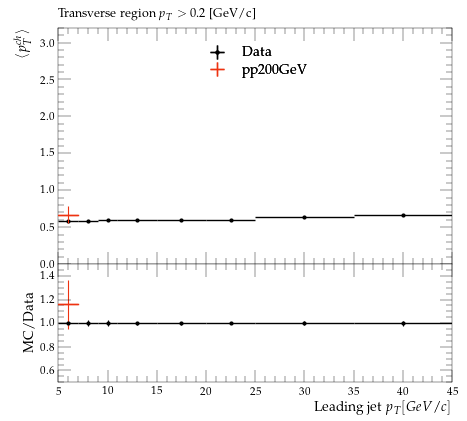

Python code for this plot:
#! /usr/bin/env python3

# This Python script was auto-generated using YODA v2.1.0.
# Analysis object: /STAR_2019_I1771348/d03-x01-y03
# Timestamp: 07-10-2025 (18:42:21)

import matplotlib as mpl
import matplotlib.pyplot as plt
mpl.use('Agg') # comment out for interactive use
import os
import numpy as np
from numpy import nan, inf

plotDir = os.path.split(os.path.realpath(__file__))[0]
if 'YODA_USER_PLOT_PATH' in globals():
    plot_outdir = globals()['YODA_USER_PLOT_PATH']
else:
    plot_outdir = plotDir

#plot style
plt.style.use(os.path.join(plotDir, '../default.mplstyle'))
# plot metadata
figW, figH = plt.rcParams['figure.figsize']
ax_xLabel = r'Leading jet $p_{T} [GeV/c]$'
ax_yLabel = r'$ \langle p^{ch}_{T} \rangle$'
ax_title  = r'Transverse region $p_{T} > 0.2$ [GeV/c]'
ax_xScale = 'linear'
ax_yScale = 'linear'
xLims = (5.0, 45.0)
yLims = (0.0, 3.2)

# TeX-friendly labels for the legend
labels = {
    'legend' : ([ r"Data", r"pp200GeV" ], r""),
}

# Adjust canvas width and height
canvasW = 10.0
canvasH = 9.0
figW *= canvasW/10.
figH *= canvasH/9.

# Create figure and axis objects
fig, (ax, ratio0_ax) = plt.subplots(2, 1, sharex=True,
                  figsize=(figW,figH), gridspec_kw={'height_ratios': (6.0, 3.0)})

# Set figure margins
plt.subplots_adjust(
    left   = 1.0 * plt.rcParams['figure.subplot.left'],
    right  = 1.0 * plt.rcParams['figure.subplot.right'],
    top    = 1.0 * plt.rcParams['figure.subplot.top'],
    bottom = 1.0 * plt.rcParams['figure.subplot.bottom'])

ratio0_ax.yaxis.set_major_locator(mpl.ticker.MultipleLocator(0.2))
ratio0_ax.set_ylim(0.5, 1.4999)
ratio0_ax.set_ylabel('MC/Data')

# the numerical data is stored in a separate file
dataf = dict()
prefix = os.path.split(__file__)[0]
if prefix:    prefix = prefix + '/'
exec(open(prefix+'d03-x01-y03__data.py').read(), dataf)


legend_handles = dict() # keep track of handles for the legend

# style options for curves
# starts at zorder>=5 to draw curve on top of legend
styles = {
  'Data': {
    'color' : 'black',
    'linestyle' : '-',
    'linewidth' : 1,
    'marker' : 'o',
    'markersize' : 2,
    'capsize' : 0.0,
    'zorder' : 5,
    'histstyle' : 0,
    'drawstyle' : 'steps-pre',
    'xerrorbars' : 1,
    'yerrorbars' : 1,
    'fillcolor' : None,
    'fillopacity' : 1.0,
    'ratio0_linestyle' : '-',
    'ratio0_linewidth' : 1,
    'ratio0_marker' : 'o',
    'ratio0_markersize' : 2,
    'ratio0_capsize' : 0.0,
    'ratio0_zorder' : 5,
    'ratio0_histstyle' : 0,
    'ratio0_drawstyle' : 'steps-pre',
    'ratio0_xerrorbars' : 1,
    'ratio0_yerrorbars' : 1,
  },
  'pp200GeV.yoda': {
    'color' : '#EE3311',
    'linestyle' : '-',
    'linewidth' : 1,
    'marker' : 'none',
    'markersize' : 2,
    'capsize' : 0.0,
    'zorder' : 6,
    'histstyle' : 1,
    'drawstyle' : 'steps-pre',
    'xerrorbars' : 1,
    'yerrorbars' : 1,
    'fillcolor' : None,
    'fillopacity' : 1.0,
    'ratio0_linestyle' : '-',
    'ratio0_linewidth' : 1,
    'ratio0_marker' : 'none',
    'ratio0_markersize' : 2,
    'ratio0_capsize' : 0.0,
    'ratio0_zorder' : 6,
    'ratio0_histstyle' : 1,
    'ratio0_drawstyle' : 'steps-pre',
    'ratio0_xerrorbars' : 1,
    'ratio0_yerrorbars' : 1,
  },
}

# curve from input yoda files in main panel
for label, yvals in dataf['yvals'].items():
    if all(np.isnan(v) for v in dataf['yvals'][label]):
        continue
    tmp = None
    if styles[label]['histstyle']: # draw as histogram
        xpos = dataf['xedges'][label] if styles[label]['drawstyle'] else dataf['xpoints'][label]
        ypos = np.insert(yvals, 0, yvals[0]) if styles[label]['drawstyle'] else yvals
        if styles[label]['fillcolor']: # fill area below curve
            ax.fill_between(xpos, ypos, step='pre',
                            color=styles[label]['fillcolor'],
                            alpha=styles[label]['fillopacity'])
        tmp, = ax.plot(xpos, ypos,
                       color=styles[label]['color'],
                       linestyle=styles[label]['linestyle'],
                       linewidth=styles[label]['linewidth'],
                       drawstyle=styles[label]['drawstyle'], solid_joinstyle='miter',
                       zorder=styles[label]['zorder'], label=label)
    tmp = ax.errorbar(dataf['xpoints'][label], yvals,
                      xerr=np.array(dataf['xerrs'][label])*styles[label]['xerrorbars'],
                      yerr=np.array(dataf['yerrs'][label])*styles[label]['yerrorbars'],
                      fmt=styles[label]['marker'], capsize=styles[label]['capsize'],
                      markersize=styles[label]['markersize'],
                      ecolor=styles[label]['color'],
                      color=styles[label]['color'], zorder=styles[label]['zorder'])
    tmp[-1][0].set_linestyle(styles[label]['linestyle'])
    tmp[-1][0].set_linewidth(styles[label]['linewidth'])
    if label in dataf['add_legend_handle']:  legend_handles[label] = tmp
    for varLabel in dataf['variation_yvals'].keys():
        if varLabel.startswith(label):
            tmp, = ax.plot(dataf['xedges'][label], dataf['variation_yvals'][varLabel],
                           color=styles[label]['color'],
                           linestyle=styles[label]['linestyle'],
                           linewidth=styles[label]['linewidth'],
                           drawstyle='steps-pre', solid_joinstyle='miter',
                           zorder=styles[label]['zorder'], alpha=0.5)


# plots on ratio panel
# curve from input yoda files in ratio panel
for label, yvals in dataf['ratio0_yvals'].items():
    if all(np.isnan(v) for v in yvals):
        continue
    if styles[label]['ratio0_histstyle']: # plot as histogram
        xpos = dataf['xedges']['Data'] if styles[label]['ratio0_drawstyle'] else dataf['xpoints']['Data']
        ypos = np.insert(yvals, 0, yvals[0]) if styles[label]['ratio0_drawstyle'] else yvals
        ratio0_ax.plot(xpos, ypos,
                       color=styles[label]['color'],
                       linewidth=styles[label]['linewidth'],
                       linestyle=styles[label]['ratio0_linestyle'],
                       drawstyle=styles[label]['ratio0_drawstyle'], zorder=styles[label]['zorder'],
                       solid_joinstyle='miter')
    tmp = ratio0_ax.errorbar(dataf['xpoints']['Data'], yvals,
                             xerr=np.array(dataf['ref_xerrs'])*styles[label]['ratio0_xerrorbars'],
                             yerr=np.array(dataf['ratio0_yerrs'][label])*styles[label]['ratio0_yerrorbars'],
                             fmt=styles[label]['ratio0_marker'], capsize=styles[label]['ratio0_capsize'],
                             markersize=styles[label]['ratio0_markersize'],
                             ecolor=styles[label]['color'],
                             color=styles[label]['color'])
    tmp[-1][0].set_linestyle(styles[label]['ratio0_linestyle'])
    tmp[-1][0].set_linewidth(styles[label]['ratio0_linewidth'])

    for varlabel in dataf['ratio0_variation_vals'].keys():
        if varlabel.startswith(label):
            ratio0_ax.plot(dataf['xedges']['Data'],
                            dataf['ratio0_variation_vals'][varlabel],
                            color=styles[label]['color'],
                            linestyle=styles[label]['linestyle'],
                            linewidth=styles[label]['linewidth'],
                            drawstyle='steps-pre', solid_joinstyle='miter',
                            zorder=1, alpha=0.5)

legend_items = list(legend_handles.values())
ax.add_artist(ax.legend(legend_items,
                        labels['legend'][0],
                        title=labels['legend'][1],
                        alignment='left',
                        loc='upper center',
                        bbox_to_anchor=(0.5, 0.97)))

# set plot metadata as defined above
ratio0_ax.set_xlabel(ax_xLabel)
ratio0_ax.xaxis.set_label_coords(1., -0.15)
ax.set_ylabel(ax_yLabel, ha='right', va='top')
ax.yaxis.set_label_coords(-0.11, 1.0)
ax.set_title(ax_title, loc='left')
ax.set_xscale(ax_xScale)
ax.set_yscale(ax_yScale)
ax.set_xlim(xLims)
ax.set_ylim(yLims)

# tick formatting
plt.rcParams['xtick.top'] = 1
plt.rcParams['ytick.right'] = 1
fig.align_ylabels((ax, ratio0_ax))
plt.savefig(os.path.join(plot_outdir, 'd03-x01-y03.pdf'), format='PDF')
plt.savefig(os.path.join(plot_outdir, 'd03-x01-y03.png'), format='PNG')

plt.close(fig)
